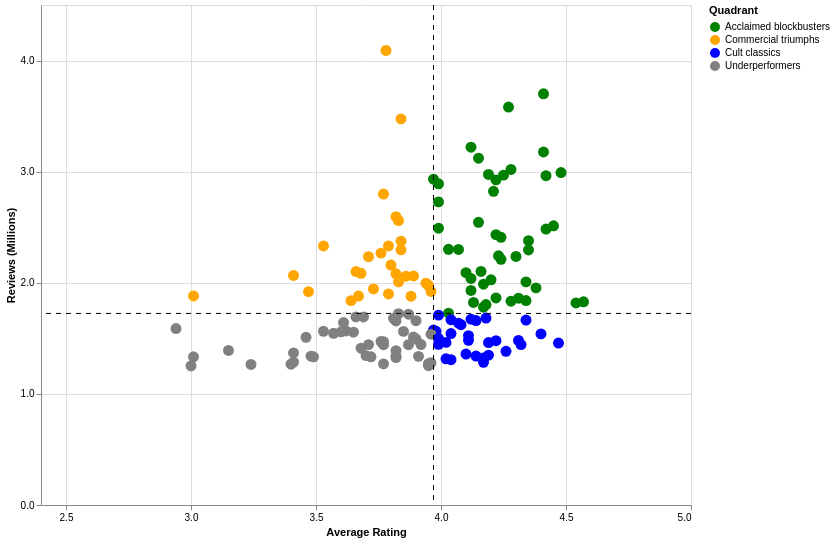

Source (notebook cell):
### Code cell
import pandas as pd
import numpy as np
import altair as alt

df = pd.read_csv("Movie_Data_File.csv")

rating_cols = ['½','★','★½','★★','★★½','★★★','★★★½','★★★★','★★★★½','★★★★★']
df["Total_Ratings_Calc"] = df[rating_cols].sum(axis=1)

df["Average_Rating"] = df["Average_rating"]
df["Top_Genre"] = df["Genres"].str.split(",").str[0]
df["Language"] = df["Original_language"]

df["Reviews_Millions"] = df["Total_Ratings_Calc"] / 1_000_000

unique_movies = df.drop_duplicates(subset="Film_title")

top_movies = unique_movies.sort_values(
    "Total_Ratings_Calc",
    ascending=False
).head(150)

rating_median = top_movies["Average_Rating"].median()
review_median = top_movies["Reviews_Millions"].median()

def assign_quadrant(row):
    if row["Average_Rating"] >= rating_median and row["Reviews_Millions"] >= review_median:
        return "Acclaimed blockbusters"
    elif row["Average_Rating"] < rating_median and row["Reviews_Millions"] >= review_median:
        return "Commercial triumphs"
    elif row["Average_Rating"] >= rating_median and row["Reviews_Millions"] < review_median:
        return "Cult classics"
    else:
        return "Underperformers"

top_movies["Quadrant"] = top_movies.apply(assign_quadrant, axis=1)

colors = {
    "Acclaimed blockbusters": "green",
    "Commercial triumphs": "orange",
    "Cult classics": "blue",
    "Underperformers": "gray"
}

highlight = alt.selection_single(on="mouseover", empty="none")

chart = alt.Chart(top_movies).mark_circle(size=40).encode(
    
    x=alt.X(
        "Average_Rating:Q",
        title="Average Rating",
        scale=alt.Scale(domain=[2.5, 5]),
        axis=alt.Axis(tickCount=6, format=".1f")
    ),
    
    y=alt.Y(
        "Reviews_Millions:Q",
        title="Reviews (Millions)",
        axis=alt.Axis(format=".1f", tickCount=6)
    ),
    
    color=alt.Color(
        "Quadrant:N",
        scale=alt.Scale(domain=list(colors.keys()), range=list(colors.values()))
    ),
    
    size=alt.condition(highlight, alt.value(120), alt.value(40)),
    opacity=alt.condition(highlight, alt.value(1), alt.value(0.6)),
    
    tooltip=[
        "Film_title:N",
        "Top_Genre:N",
        "Language:N",
        alt.Tooltip("Average_Rating:Q", format=".2f"),
        alt.Tooltip("Reviews_Millions:Q", format=".2f")
    ]
).add_selection(highlight)

vline = alt.Chart(pd.DataFrame({"x": [rating_median]})).mark_rule(strokeDash=[5,5]).encode(x="x:Q")
hline = alt.Chart(pd.DataFrame({"y": [review_median]})).mark_rule(strokeDash=[5,5]).encode(y="y:Q")

(chart + vline + hline).properties(
    width=650,
    height=500
).interactive()

### Figure 1 — Vega-Lite specification as saved in the notebook (floating-point values rounded to 4 significant figures; data arrays with more than 128 entries replaced by an {"elided": "..."} marker saying what was removed)
{"config": {"view": {"continuousWidth": 300, "continuousHeight": 300}}, "layer": [{"data": {"name": "data-83bf013ffb7f462aa892e83da1cc768a"}, "mark": {"type": "circle", "size": 40}, "encoding": {"color": {"field": "Quadrant", "scale": {"domain": ["Acclaimed blockbusters", "Commercial triumphs", "Cult classics", "Underperformers"], "range": ["green", "orange", "blue", "gray"]}, "type": "nominal"}, "opacity": {"condition": {"param": "param_51f510c1273a90fd", "value": 1}, "value": 0.6}, "size": {"condition": {"param": "param_51f510c1273a90fd", "value": 120}, "value": 40}, "tooltip": [{"field": "Film_title", "type": "nominal"}, {"field": "Top_Genre", "type": "nominal"}, {"field": "Language", "type": "nominal"}, {"field": "Average_Rating", "format": ".2f", "type": "quantitative"}, {"field": "Reviews_Millions", "format": ".2f", "type": "quantitative"}], "x": {"axis": {"format": ".1f", "tickCount": 6}, "field": "Average_Rating", "scale": {"domain": [2.5, 5]}, "title": "Average Rating", "type": "quantitative"}, "y": {"axis": {"format": ".1f", "tickCount": 6}, "field": "Reviews_Millions", "title": "Reviews (Millions)", "type": "quantitative"}}, "name": "view_740994ba8f1c2058_0"}, {"data": {"name": "data-1681eef03da55bc323ec7446d9f4140f"}, "mark": {"type": "rule", "strokeDash": [5, 5]}, "encoding": {"x": {"field": "x", "type": "quantitative"}}}, {"data": {"name": "data-afa91a51b6add8c52f022bdb3f8b039e"}, "mark": {"type": "rule", "strokeDash": [5, 5]}, "encoding": {"y": {"field": "y", "type": "quantitative"}}}], "height": 500, "params": [{"name": "param_51f510c1273a90fd", "select": {"type": "point", "on": "mouseover"}, "views": ["view_740994ba8f1c2058_0"]}, {"name": "param_1e9efca18e7a2868", "select": {"type": "interval", "encodings": ["x", "y"]}, "bind": "scales", "views": ["view_740994ba8f1c2058_0"]}], "width": 650, "$schema": "https://vega.github.io/schema/vega-lite/v6.1.0.json", "datasets": {"data-83bf013ffb7f462aa892e83da1cc768a": {"elided": "150 records"}, "data-1681eef03da55bc323ec7446d9f4140f": [{"x": 3.97}], "data-afa91a51b6add8c52f022bdb3f8b039e": [{"y": 1.724}]}}
